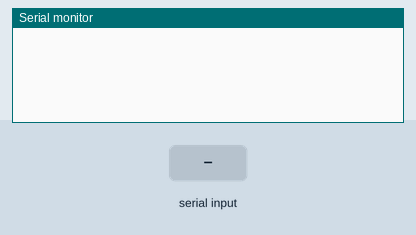
Recording of a sketch running on a simulated Arduino Uno, built with avr-gcc and run on an emulated ATmega328P. Shown: the last lines printed to the serial monitor. The test bench sets the inputs (shaded band).

Above: at 1.2 s.
1.3 s: "S" received over Serial
At 2.2 s:
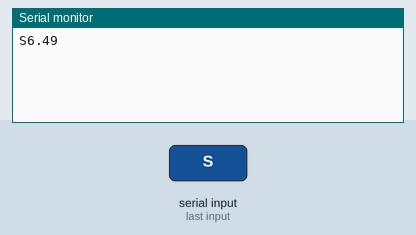
2.8 s: "V" received over Serial
At 3.4 s:
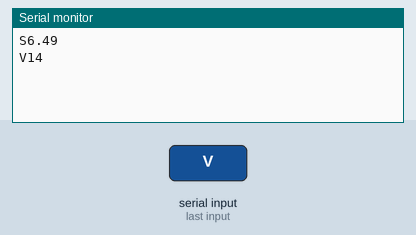

Measured:
- after the input at 1.3 s, the serial monitor: prints a new line at once (image 1)
- after the input at 2.8 s, the serial monitor: prints a new line at once (image 2)

The sketch:

arduino.ino
```cpp
void setup() {
  Serial.begin(115200);
}

void loop() {
   handleSerial();
   // Everything else loop() does…
}

void handleSerial() {
 while (Serial.available() > 0) {
   char incomingCharacter = Serial.read();
   switch (incomingCharacter) {
     case 'S':
      Serial.println("S" + String((float)(millis() / 2 % 2000) / 100));
      break;

     case 'V':
      Serial.println("V14");
      break;
    }
 }
}
```
